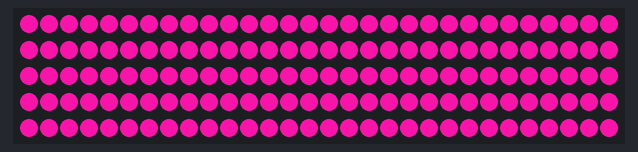
A sketch run on a simulated Arduino Uno, built with avr-gcc and run on an emulated ATmega328P. Parts: 150 RGB LEDs in strip order, left to right, continuing on the next row. Dim RGB values are drawn brighter than linear; random numbers use the default seed unless the sketch sets one.

Above: at 1.9 s.
At 5.5 s:
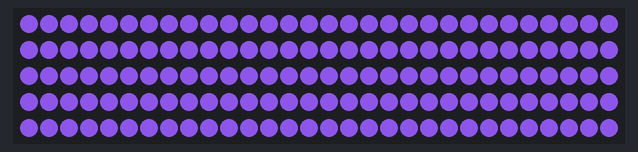
At 11.0 s:
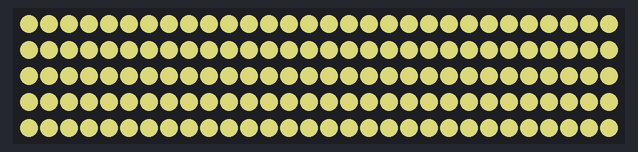
At 20.1 s:
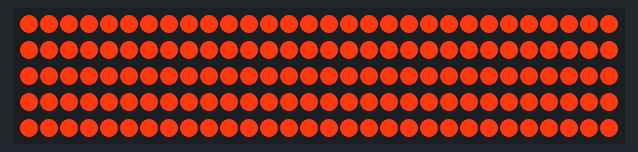
At 29.2 s:
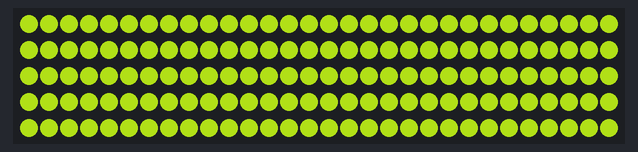
At 38.3 s:
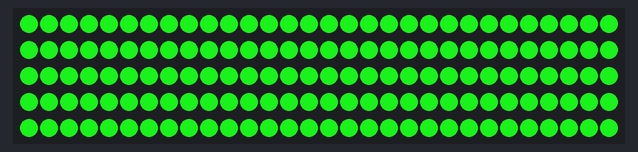

The sketch:

neu.ino
```cpp
#include <Adafruit_NeoPixel.h>
#ifdef __AVR__
  #include <avr/power.h>
#endif

#define PIN 6

// Parameter 1 = number of pixels in strip
// Parameter 2 = Arduino pin number (most are valid)
// Parameter 3 = pixel type flags, add together as needed:
//   NEO_KHZ800  800 KHz bitstream (most NeoPixel products w/WS2812 LEDs)
//   NEO_KHZ400  400 KHz (classic 'v1' (not v2) FLORA pixels, WS2811 drivers)
//   NEO_GRB     Pixels are wired for GRB bitstream (most NeoPixel products)
//   NEO_RGB     Pixels are wired for RGB bitstream (v1 FLORA pixels, not v2)
//   NEO_RGBW    Pixels are wired for RGBW bitstream (NeoPixel RGBW products)
Adafruit_NeoPixel strip = Adafruit_NeoPixel(150, PIN, NEO_GRB + NEO_KHZ800);

// IMPORTANT: To reduce NeoPixel burnout risk, add 1000 uF capacitor across
// pixel power leads, add 300 - 500 Ohm resistor on first pixel's data input
// and minimize distance between Arduino and first pixel.  Avoid connecting
// on a live circuit...if you must, connect GND first.

int line[10]={0,0,0,0,0,0,0,0,0,0};
int line_end = 0;


void setup() {
  strip.begin();
  strip.show(); // Initialize all pixels to 'off'
}

void loop() {
  moveLine();
  removeLine();
}

void removeLine() {
  int line_length = 10;
  int MAX = 150;
  int line_start = -1;
  int line_end = -1;
  int i = 0;
  int r = random(0, 255);
  int g = random(0, 255);
  int b = random(0, 255);
  for (;i < MAX; i++) {
    // add red pixel at the front
    line_start = i;
    strip.setPixelColor(i, r, g, b);
    strip.show();
  }
  // turn off and remove last pixel of line
//  line_start = next(line_start);
//  strip.setPixelColor(next(line_start - 10), 0);
}

void moveLine() {
  int line_length = 10;
  int MAX = 150;
  int line_start = -1;
  int line_end = -1;
  int i = 0;
  for (;i < MAX; i++) {
    // add red pixel at the front
    line_start = i;
    strip.setPixelColor(i, 0, 0, 0);
    strip.show();
  }
  // turn off and remove last pixel of line
//  line_start = next(line_start);
//  strip.setPixelColor(next(line_start - 10), 0);
}

int next(int currentStart) {
  if (currentStart < 0) {
    return 150 - currentStart;
  }
  if (currentStart < 149) {
    return 0;
  }
  return currentStart + 1;
}

// Slightly different, this makes the rainbow equally distributed throughout
void rainbowCycle(uint8_t wait) {
  uint16_t i, j;

  for(j=0; j<256; j++) { // 5 cycles of all colors on wheel
    for(i=0; i< strip.numPixels(); i++) {
      strip.setPixelColor(i, Wheel(((i * 256 / strip.numPixels()) + j) & 255));
    }
    strip.show();
    delay(wait);
  }
}

void whiteFlash() {
  uint16_t j;

  for(j=0; j<10; j++) { // 5 cycles of all colors on wheel
    setAllTo(50 + 2* j * j);
    strip.show();
  }
}

void setAllTo(uint8_t val) {
  uint16_t i;
  for(i=0; i< strip.numPixels(); i++) {
    strip.setPixelColor(i, val, val, val);
  }
}

// Input a value 0 to 255 to get a color value.
// The colours are a transition r - g - b - back to r.
uint32_t Wheel(byte WheelPos) {
  WheelPos = 255 - WheelPos;
  if(WheelPos < 85) {
    return strip.Color(255 - WheelPos * 3, 0, WheelPos * 3,0);
  }
  if(WheelPos < 170) {
    WheelPos -= 85;
    return strip.Color(0, WheelPos * 3, 255 - WheelPos * 3,0);
  }
  WheelPos -= 170;
  return strip.Color(WheelPos * 3, 255 - WheelPos * 3, 0,0);
}

uint8_t red(uint32_t c) {
  return (c >> 8);
}
uint8_t green(uint32_t c) {
  return (c >> 16);
}
uint8_t blue(uint32_t c) {
  return (c);
}
```

Measured:
- what the display in image 0 shows lasts 1.9 s, from 1.8 s to 3.7 s
